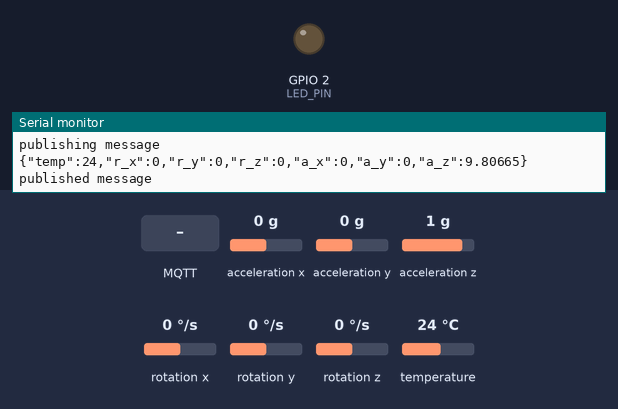
Bench run of a sketch on a simulated ESP32. Shown: output pins drawn as LEDs (lit = HIGH), the last lines printed to the serial monitor. Inputs (shaded band) come from the test bench; at power-on: acceleration x 0 g, acceleration y 0 g, acceleration z 1 g, rotation x 0 °/s, rotation y 0 °/s, rotation z 0 °/s, temperature 24 °C. WiFi joins after 1.5 s; servers stay silent unless stated; no MQTT or app messages arrive unless stated.

Above: at 2.8 s.
2.9 s: MQTT message "1" arrives on the first subscribed topic
At 3.23 s:
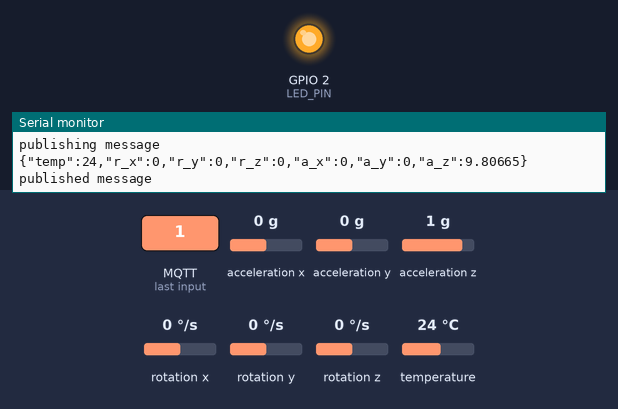
4.7 s: MQTT message "on" arrives on the first subscribed topic
At 5.4 s:
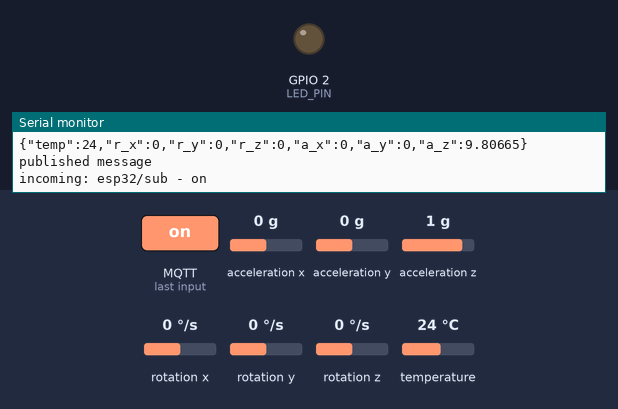
6.4 s: MQTT message "off" arrives on the first subscribed topic
At 7.3 s:
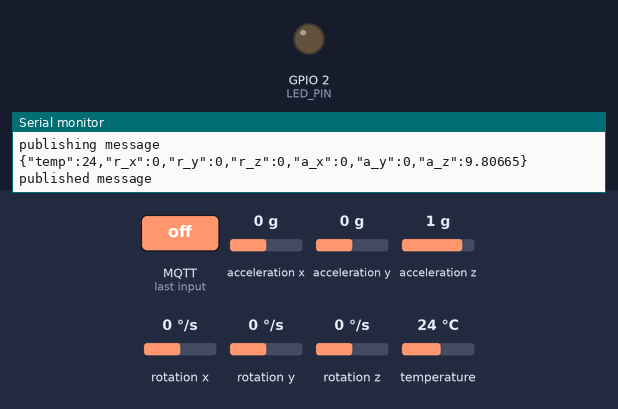
Timing chart, 0 to 9.4 s (numbered marks = the images above; inputs shaded):
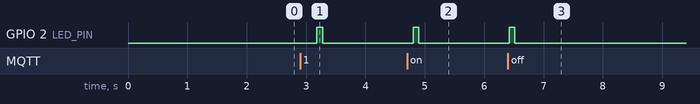

The sketch:

main.ino
```cpp
#include <WiFiClientSecure.h>
#include <MQTTClient.h>
#include <ArduinoJson.h>
#include "WiFi.h"
#include <Adafruit_MPU6050.h>
#include <Adafruit_Sensor.h>
#include <Wire.h>
#include <pgmspace.h>

#define SECRET
#define THINGNAME "MyESP32"
#define LED_PIN 2


const char WIFI_SSID[] = "wifi_name";
const char WIFI_PASSWORD[] = "verystrongpassword";

const char AWS_IOT_ENDPOINT[] = "aws_endpoint";

// Amazon Root CA 1
static const char AWS_CERT_CA[] PROGMEM = R"EOF(
-----BEGIN CERTIFICATE-----

-----END CERTIFICATE-----
)EOF";

// Device Certificate
static const char AWS_CERT_CRT[] PROGMEM = R"KEY(
-----BEGIN CERTIFICATE-----

-----END CERTIFICATE-----
)KEY";

// Device Private Key
static const char AWS_CERT_PRIVATE[] PROGMEM = R"KEY(
-----BEGIN RSA PRIVATE KEY-----

-----END RSA PRIVATE KEY-----
)KEY";

// The MQTT topics that this device should publish/subscribe
#define AWS_IOT_PUBLISH_TOPIC   "esp32/pub"
#define AWS_IOT_SUBSCRIBE_TOPIC "esp32/sub"

WiFiClientSecure net = WiFiClientSecure();
MQTTClient client = MQTTClient(256);

Adafruit_MPU6050 mpu;

void messageHandler(String &topic, String &payload) {
  //blinking the onboard every time it gets an incoming message
  digitalWrite(LED_PIN,HIGH);
  delay(100);
  digitalWrite(LED_PIN,LOW);
  Serial.println("incoming: " + topic + " - " + payload);
}

void connectAWS()
{
  WiFi.mode(WIFI_STA);
  WiFi.begin(WIFI_SSID, WIFI_PASSWORD);

  Serial.println("Connecting to Wi-Fi");

  while (WiFi.status() != WL_CONNECTED){
    delay(500);
    Serial.print(".");
  }

  // Configure WiFiClientSecure to use the AWS IoT device credentials
  net.setCACert(AWS_CERT_CA);
  net.setCertificate(AWS_CERT_CRT);
  net.setPrivateKey(AWS_CERT_PRIVATE);

  // Connect to the MQTT broker on the AWS endpoint we defined earlier
  client.begin(AWS_IOT_ENDPOINT, 8883, net);

  // Create a message handler
  client.onMessage(messageHandler);

  Serial.println("Connecting to AWS IOT");

  while (!client.connect(THINGNAME)) {
    Serial.print(".");
    delay(100);
  }

  if(!client.connected()){
    Serial.println("AWS IoT Timeout!");
    return;
  }

  // Subscribe to a topic
  client.subscribe(AWS_IOT_SUBSCRIBE_TOPIC);

  Serial.println("AWS IoT Connected!");
}


// // use this if u dont have any sensor. This is for testing purpose
// void publishMessage()
// {
//   pinMode(LED_PIN,OUTPUT);
//    Serial.println("publishing message");
//   JsonDocument doc;
//   doc["time"] = millis();
//   doc["sensor_a0"] = random(1000);
//   char jsonBuffer[512];
//   serializeJson(doc, jsonBuffer); // print to client
//   Serial.println(jsonBuffer);
//   client.publish(AWS_IOT_PUBLISH_TOPIC, jsonBuffer);
//   Serial.println("published message");
// }


void setup() {
  Serial.begin(115200);
  connectAWS();

  // Try to initialize!
  if (!mpu.begin()) {
    Serial.println("Failed to find MPU6050 chip");
    while (1) {
      delay(10);
    }
  }
  Serial.println("MPU6050 Found!");

  mpu.setAccelerometerRange(MPU6050_RANGE_8_G);
  Serial.print("Accelerometer range set to: ");
  switch (mpu.getAccelerometerRange()) {
  case MPU6050_RANGE_2_G:
    Serial.println("+-2G");
    break;
  case MPU6050_RANGE_4_G:
    Serial.println("+-4G");
    break;
  case MPU6050_RANGE_8_G:
    Serial.println("+-8G");
    break;
  case MPU6050_RANGE_16_G:
    Serial.println("+-16G");
    break;
  }
  mpu.setGyroRange(MPU6050_RANGE_500_DEG);
  Serial.print("Gyro range set to: ");
  switch (mpu.getGyroRange()) {
  case MPU6050_RANGE_250_DEG:
    Serial.println("+- 250 deg/s");
    break;
  case MPU6050_RANGE_500_DEG:
    Serial.println("+- 500 deg/s");
    break;
  case MPU6050_RANGE_1000_DEG:
    Serial.println("+- 1000 deg/s");
    break;
  case MPU6050_RANGE_2000_DEG:
    Serial.println("+- 2000 deg/s");
    break;
  }

  mpu.setFilterBandwidth(MPU6050_BAND_5_HZ);
  Serial.print("Filter bandwidth set to: ");
  switch (mpu.getFilterBandwidth()) {
  case MPU6050_BAND_260_HZ:
    Serial.println("260 Hz");
    break;
  case MPU6050_BAND_184_HZ:
    Serial.println("184 Hz");
    break;
  case MPU6050_BAND_94_HZ:
    Serial.println("94 Hz");
    break;
  case MPU6050_BAND_44_HZ:
    Serial.println("44 Hz");
    break;
  case MPU6050_BAND_21_HZ:
    Serial.println("21 Hz");
    break;
  case MPU6050_BAND_10_HZ:
    Serial.println("10 Hz");
    break;
  case MPU6050_BAND_5_HZ:
    Serial.println("5 Hz");
    break;
  }

  Serial.println("");
  delay(100);
}

void loop() {

  // publishMessage();
  publish_MPU();
  client.loop();

  delay(500);
}

void publish_MPU()
{
  sensors_event_t a, g, temp;
  mpu.getEvent(&a, &g, &temp);

  pinMode(LED_PIN,OUTPUT);
   Serial.println("publishing message");
  JsonDocument doc;

  doc["temp"] = temp.temperature;// degC
  doc["r_x"] = g.gyro.x;// rad/c
  doc["r_y"] = g.gyro.y;
  doc["r_z"] = g.gyro.z;
  doc["a_x"] = a.acceleration.x;// m/s2
  doc["a_y"] = a.acceleration.y;
  doc["a_z"] = a.acceleration.z;
  char jsonBuffer[512];
  serializeJson(doc, jsonBuffer); // print to client
  Serial.println(jsonBuffer);
  client.publish(AWS_IOT_PUBLISH_TOPIC, jsonBuffer);
  Serial.println("published message");
}
```

Measured:
- after the input at 2.9 s, GPIO 2 (LED_PIN): LOW → HIGH after 0.28 s, → LOW 0.10 s later
- after the input at 4.7 s, GPIO 2 (LED_PIN): LOW → HIGH after 0.10 s, → LOW 0.10 s later
- after the input at 6.4 s, GPIO 2 (LED_PIN): LOW → HIGH at once, → LOW 0.10 s later
